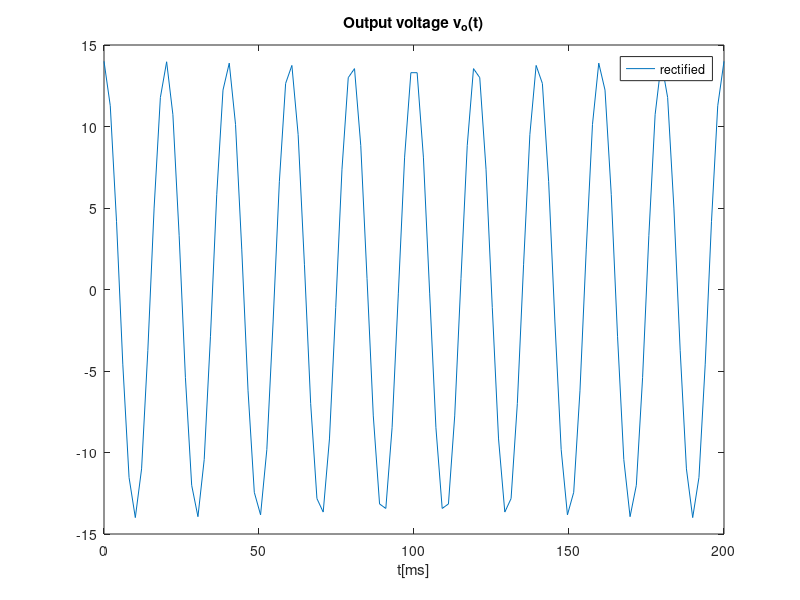
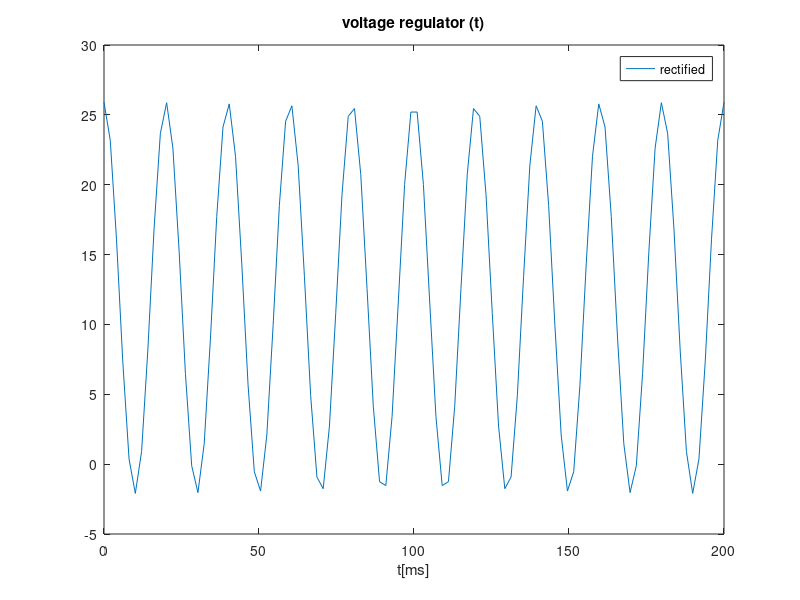
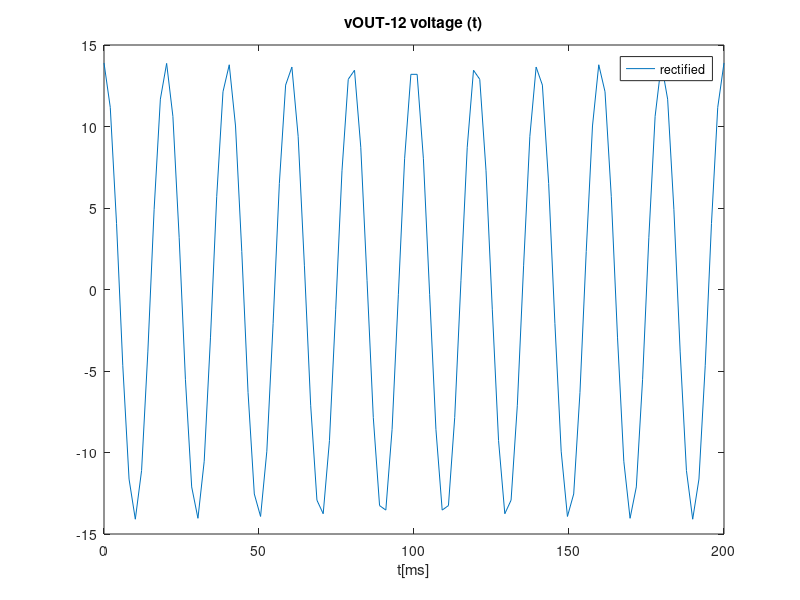

MATLAB code to generate these figures, in order:

% 1) Use a suitable theoretical model able to predict the output of the Envelope Detector and Voltage Regulator circuits
% 2) Produce the same plots as in simulation by theoretical analysis
% 3) Compute the output DC level and the voltage ripple 

%Envelope Detector

%%%Data

A=14;
f=50;
t=linspace(0, 10/f, 100);
%linspace(base,limit,n);
w=2*pi*f;
R=1000
C=100e-6


%%%Equations

vS = A * cos(w*t);
vOhr = zeros(1, length(t));
vO = zeros(1, length(t));

tOFF = 1/w * atan(1/w/R/C);

vOnexp = A*cos(w*tOFF)*exp(-(t-tOFF)/R/C)

figure
%%%I CHANGED THIS TO A FULL-WAVE BRIDGE RECTIFIER, AM I RIGHT?
for i=1:length(t)
  if (vS(i) > 0)
    vOhr(i) = vS(i);
  else
    vOhr(i) = -vS(i);
  endif
endfor

%%%ENVELOPE DETECTOR

for i=1:length(t)
  if t(i) < tOFF
    vO(i) = vS(i);
  elseif vOnexp(i) > vOhr(i)
    vO(i) = vOnexp(i);
  else 
    vO(i) = vS(i);
  endif
  tOFF=tOFF+1/f/2;
endfor

%%%PLOT (CHANGE SUBTITLES, LEGEND AND PRINTS)
plot(t*1000, vO)
title("Output voltage v_o(t)")
xlabel ("t[ms]")
legend("rectified","envelope")
print ("venvlope.eps", "-depsc");


%%%VOLTAGE REGULATOR CIRCUIT
%%%1 RESISTANCE, n DIODES 

n=17;
vout=zeros(1, length(t));
vOUT=zeros(1, length(t));
R=10e3;
eta=1;
vt=25e-3;
vd=0.7;
is=1e-14;

rd=eta*vt\is\exp(vd/eta/vt);
vout=n*rd/(n*rd+R)*vO;
VOUT=n*vd;
vOUT=vout+VOUT;

%%%PLOT (CHANGE SUBTITLES, LEGEND AND PRINTS)
plot(t*1000, vOUT)
title("voltage regulator (t)")
xlabel ("t[ms]")
legend("rectified","envelope")
print ("venvlope.eps", "-depsc");

%%%VOLTAGE RIPPLE (WITH FULL WAVE RETIFIER CIRCUIT)

vripple=max(vOUT)-min(vOUT);

printf("The output ripple is %d V",vripple)

%%%PLOT (CHANGE SUBTITLES, LEGEND AND PRINTS)
plot(t*1000, vOUT-12 )
title("vOUT-12 voltage (t)")
xlabel ("t[ms]")
legend("rectified","envelope")
print ("venvlope.eps", "-depsc");
